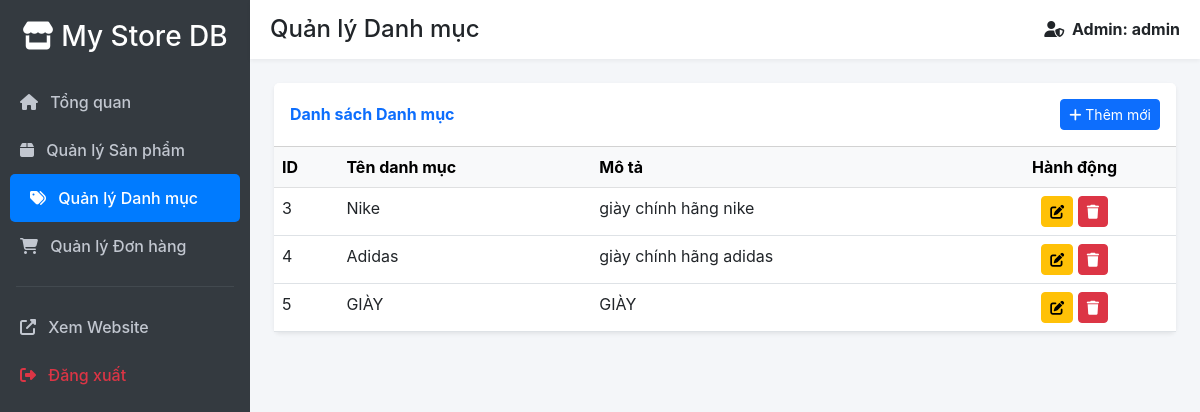
The page /webbanhang/index.php?url=Admin/categories (signed in) on the database its author committed.
### tables this page shows
CREATE TABLE IF NOT EXISTS `category` (
  `id` int NOT NULL AUTO_INCREMENT,
  `name` varchar(255) NOT NULL,
  `description` text,
  PRIMARY KEY (`id`)
);

### webbanhang/app/controllers/AdminController.php (called while the page is built, shortened)
<?php
require_once 'app/config/database.php';
require_once 'app/Models/CategoryModel.php';
class AdminController {
    private $db;
    public function __construct() {
        $this->db = (new Database())->getConnection();
    }
    public function categories() {
        $categoryModel = new CategoryModel($this->db);
        $categories = $categoryModel->getCategories();
        include 'app/views/admin/categories.php';
    }
}
?>

### webbanhang/app/config/database.php (called while the page is built, shortened)
<?php
class Database {
    private $host = "localhost";
    private $db_name = "my_store";
    private $username = "root";
    private $password = "";
    public function getConnection() {
        $this->conn = null;
        try {
            $this->conn = new PDO("mysql:host=" . $this->host . ";dbname=" . $this->db_name, $this->username, $this->password);
            $this->conn->setAttribute(PDO::ATTR_ERRMODE, PDO::ERRMODE_EXCEPTION);
            $this->conn->exec("set names utf8");
        } catch(PDOException $exception) {
            throw $exception;
        }
        return $this->conn;
    }
}

### webbanhang/app/Models/CategoryModel.php (called while the page is built, shortened)
<?php
class CategoryModel
{
    private $conn;
    private $table_name = "category";
    public function __construct($db)
    {
        $this->conn = $db;
    }
    public function getCategories()
    {
        $query = "SELECT id, name, description FROM " . $this->table_name;
        $stmt = $this->conn->prepare($query);
        $stmt->execute();
        $result = $stmt->fetchAll(PDO::FETCH_OBJ);
        return $result;
    }
}
?>

### webbanhang/app/views/admin/categories.php (the view, shortened to what this page needs)
<!DOCTYPE html>
<html lang="en">
<head>
    <link href="https://cdn.jsdelivr.net/npm/bootstrap@5.3.0/dist/css/bootstrap.min.css" rel="stylesheet">
    <link rel="stylesheet" href="https://cdnjs.cloudflare.com/ajax/libs/font-awesome/6.4.0/css/all.min.css">
</head>
<body>
<?php
$basePath = dirname($_SERVER['SCRIPT_NAME']);
$basePath = ($basePath === '/' || $basePath === '\\') ? '' : $basePath;
$baseUrl = $basePath . '/index.php?url=';
?>
<div class="d-flex">
    <div class="sidebar" style="width: 250px;">
        <h3 class="text-white text-center mb-4"><i class="fas fa-store"></i> My Store DB</h3>
        <a href="<?= $baseUrl ?>Admin/index"><i class="fas fa-home me-2"></i> Tổng quan</a>
        <a href="<?= $baseUrl ?>Admin/products"><i class="fas fa-box me-2"></i> Quản lý Sản phẩm</a>
        <a href="<?= $baseUrl ?>Admin/categories" class="active"><i class="fas fa-tags me-2"></i> Quản lý Danh mục</a>
        <a href="<?= $baseUrl ?>Admin/orders"><i class="fas fa-shopping-cart me-2"></i> Quản lý Đơn hàng</a>
        <hr class="text-secondary mx-3">
        <a href="<?= $baseUrl ?>Product/index" target="_blank"><i class="fas fa-external-link-alt me-2"></i> Xem Website</a>
        <a href="<?= $baseUrl ?>User/logout" class="text-danger"><i class="fas fa-sign-out-alt me-2"></i> Đăng xuất</a>
    </div>
    <div class="flex-grow-1">
        <div class="topbar d-flex justify-content-between align-items-center mb-4">
            <h4 class="mb-0">Quản lý Danh mục</h4>
            <span class="fw-bold"><i class="fas fa-user-shield me-1"></i> Admin: <?= htmlspecialchars($_SESSION['username'] ?? 'Admin') ?></span>
        </div>
        <div class="container-fluid px-4">
            <div class="card shadow-sm border-0">
                <div class="card-header bg-white py-3 d-flex justify-content-between align-items-center">
                    <h6 class="m-0 fw-bold text-primary">Danh sách Danh mục</h6>
                    <a href="<?= $baseUrl ?>Category/add" class="btn btn-sm btn-primary"><i class="fas fa-plus"></i> Thêm mới</a>
                </div>
                <div class="card-body p-0">
                    <table class="table table-hover mb-0">
                        <thead class="table-light">
                            <tr>
                                <th>ID</th>
                                <th>Tên danh mục</th>
                                <th>Mô tả</th>
                                <th class="text-center">Hành động</th>
                            </tr>
                        </thead>
                        <tbody>
                            <?php foreach ($categories as $c): ?>
                            <tr>
                                <td><?= $c->id ?></td>
                                <td><?= htmlspecialchars($c->name) ?></td>
                                <td><?= htmlspecialchars($c->description ?? '') ?></td>
                                <td class="text-center">
                                    <a href="<?= $baseUrl ?>Category/edit/<?= $c->id ?>" class="btn btn-sm btn-warning"><i class="fas fa-edit"></i></a>
                                    <a href="<?= $baseUrl ?>Category/delete/<?= $c->id ?>" class="btn btn-sm btn-danger" onclick="return confirm('Xóa danh mục này?')"><i class="fas fa-trash"></i></a>
                                </td>
                            </tr>
                            <?php endforeach; ?>
                        </tbody>
                    </table>
                </div>
            </div>
        </div>
    </div>
</div>
</body>
</html>

### webbanhang/app/views/admin/categories.php (style rules this page uses)
body { font-family: 'Inter', sans-serif; background-color: #f4f6f9; }
.sidebar { min-height: 100vh; background-color: #343a40; padding-top: 20px; }
.sidebar a { color: #c2c7d0; text-decoration: none; padding: 12px 20px; display: block; font-weight: 500; transition: 0.3s; }
.sidebar a:hover, .sidebar a.active { background-color: #007bff; color: white; border-radius: 5px; margin: 0 10px; }
.topbar { background-color: white; padding: 15px 20px; box-shadow: 0 2px 4px rgba(0,0,0,0.05); }

### rows shown on the page
category: id "3", name "Nike", description "giày chính hãng nike"
category: id "4", name "Adidas", description "giày chính hãng adidas"
category: id "5", name "GIÀY", description "GIÀY"

### other values the page prints
$_SESSION['username'] "admin"
